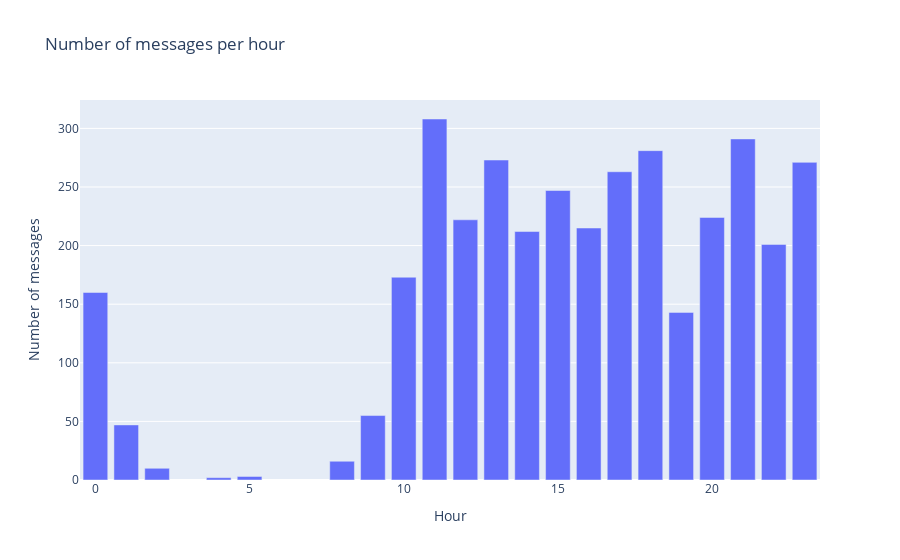

Notebook code cell kept with this figure:
### Code cell
#plot the number of messages per hour
fig = px.bar(ds_data['hour'].value_counts(), title='Number of messages per hour')
fig.update_layout(xaxis_title='Hour', yaxis_title='Number of messages',showlegend=False)
fig.show()

### Figure 1 — Plotly figure (JSON) as saved in the notebook; plotly's stock layout.template omitted (floating-point values rounded to 4 significant figures)
{"data": [{"alignmentgroup": "True", "hovertemplate": "variable=count<br>hour=%{x}<br>value=%{y}<extra></extra>", "legendgroup": "count", "marker": {"color": "#636efa", "pattern": {"shape": ""}}, "name": "count", "offsetgroup": "count", "orientation": "v", "showlegend": true, "textposition": "auto", "type": "bar", "x": [11, 21, 18, 13, 23, 17, 15, 20, 12, 16, 14, 22, 10, 0, 19, 9, 1, 8, 2, 5, 4], "xaxis": "x", "y": [308, 291, 281, 273, 271, 263, 247, 224, 222, 215, 212, 201, 173, 160, 143, 55, 47, 16, 10, 3, 2], "yaxis": "y"}], "layout": {"barmode": "relative", "legend": {"title": {"text": "variable"}, "tracegroupgap": 0}, "showlegend": false, "title": {"text": "Number of messages per hour"}, "xaxis": {"anchor": "y", "domain": [0, 1], "title": {"text": "Hour"}}, "yaxis": {"anchor": "x", "domain": [0, 1], "title": {"text": "Number of messages"}}}}
